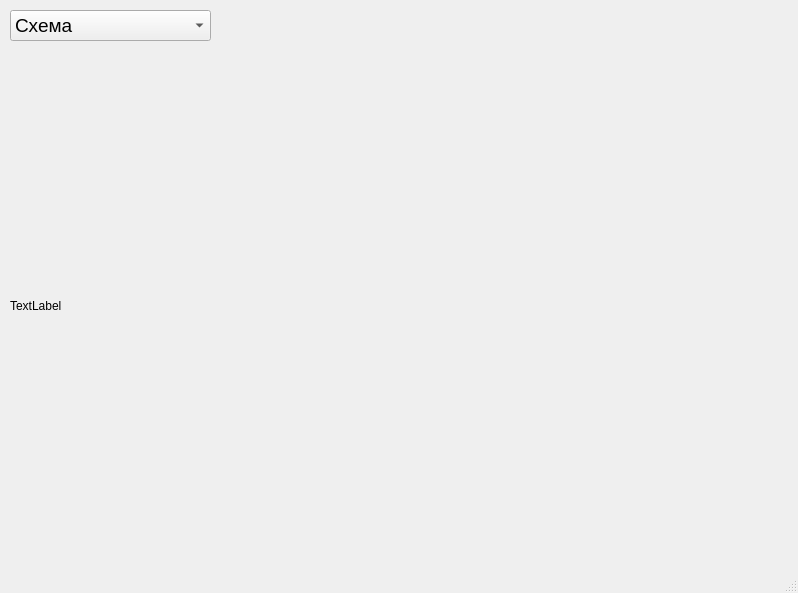
<?xml version="1.0" encoding="UTF-8"?>
<ui version="4.0">
 <class>MainWindow</class>
 <widget class="QMainWindow" name="MainWindow">
  <property name="geometry">
   <rect>
    <x>0</x>
    <y>0</y>
    <width>798</width>
    <height>593</height>
   </rect>
  </property>
  <property name="windowTitle">
   <string>map</string>
  </property>
  <widget class="QWidget" name="centralwidget">
   <widget class="QLabel" name="map_label">
    <property name="geometry">
     <rect>
      <x>10</x>
      <y>50</y>
      <width>781</width>
      <height>511</height>
     </rect>
    </property>
    <property name="text">
     <string>TextLabel</string>
    </property>
   </widget>
   <widget class="QComboBox" name="map_mode">
    <property name="geometry">
     <rect>
      <x>10</x>
      <y>10</y>
      <width>201</width>
      <height>31</height>
     </rect>
    </property>
    <property name="font">
     <font>
      <pointsize>14</pointsize>
     </font>
    </property>
    <item>
     <property name="text">
      <string>Схема</string>
     </property>
    </item>
    <item>
     <property name="text">
      <string>Спутник</string>
     </property>
    </item>
    <item>
     <property name="text">
      <string>Гибрид</string>
     </property>
    </item>
   </widget>
  </widget>
  <widget class="QMenuBar" name="menubar">
   <property name="geometry">
    <rect>
     <x>0</x>
     <y>0</y>
     <width>798</width>
     <height>18</height>
    </rect>
   </property>
  </widget>
  <widget class="QStatusBar" name="statusbar"/>
 </widget>
 <resources/>
 <connections/>
</ui>
